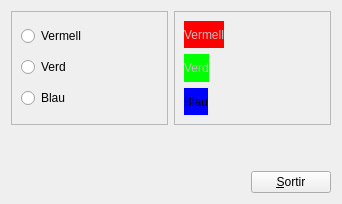
<?xml version="1.0" encoding="UTF-8"?>
<ui version="4.0">
 <class>MyForm</class>
 <widget class="QWidget" name="MyForm">
  <property name="geometry">
   <rect>
    <x>0</x>
    <y>0</y>
    <width>342</width>
    <height>204</height>
   </rect>
  </property>
  <property name="windowTitle">
   <string>Form</string>
  </property>
  <layout class="QVBoxLayout" name="verticalLayout_5">
   <item>
    <layout class="QVBoxLayout" name="verticalLayout_4">
     <item>
      <layout class="QVBoxLayout" name="verticalLayout_3">
       <item>
        <layout class="QHBoxLayout" name="horizontalLayout_2">
         <item>
          <widget class="QFrame" name="frame">
           <property name="frameShape">
            <enum>QFrame::StyledPanel</enum>
           </property>
           <property name="frameShadow">
            <enum>QFrame::Raised</enum>
           </property>
           <layout class="QVBoxLayout" name="verticalLayout">
            <item>
             <widget class="QRadioButton" name="Vermell">
              <property name="text">
               <string>Vermell</string>
              </property>
             </widget>
            </item>
            <item>
             <widget class="QRadioButton" name="Verd">
              <property name="text">
               <string>Verd</string>
              </property>
             </widget>
            </item>
            <item>
             <widget class="QRadioButton" name="Blau">
              <property name="text">
               <string>Blau</string>
              </property>
             </widget>
            </item>
           </layout>
          </widget>
         </item>
         <item>
          <widget class="QFrame" name="frame_2">
           <property name="frameShape">
            <enum>QFrame::StyledPanel</enum>
           </property>
           <property name="frameShadow">
            <enum>QFrame::Raised</enum>
           </property>
           <layout class="QVBoxLayout" name="verticalLayout_2">
            <item>
             <widget class="QLabel" name="labelVermell">
              <property name="enabled">
               <bool>false</bool>
              </property>
              <property name="sizePolicy">
               <sizepolicy hsizetype="Fixed" vsizetype="Preferred">
                <horstretch>0</horstretch>
                <verstretch>0</verstretch>
               </sizepolicy>
              </property>
              <property name="styleSheet">
               <string notr="true">background-color: rgb(255,0,0);</string>
              </property>
              <property name="text">
               <string>Vermell</string>
              </property>
             </widget>
            </item>
            <item>
             <widget class="QLabel" name="labelVerd">
              <property name="enabled">
               <bool>false</bool>
              </property>
              <property name="sizePolicy">
               <sizepolicy hsizetype="Fixed" vsizetype="Preferred">
                <horstretch>0</horstretch>
                <verstretch>0</verstretch>
               </sizepolicy>
              </property>
              <property name="autoFillBackground">
               <bool>false</bool>
              </property>
              <property name="styleSheet">
               <string notr="true">background-color: rgb(0,255,0);</string>
              </property>
              <property name="text">
               <string>Verd</string>
              </property>
             </widget>
            </item>
            <item>
             <widget class="QLabel" name="labelBlau">
              <property name="sizePolicy">
               <sizepolicy hsizetype="Fixed" vsizetype="Preferred">
                <horstretch>0</horstretch>
                <verstretch>0</verstretch>
               </sizepolicy>
              </property>
              <property name="autoFillBackground">
               <bool>false</bool>
              </property>
              <property name="styleSheet">
               <string notr="true">background-color: blue;</string>
              </property>
              <property name="text">
               <string>Blau</string>
              </property>
             </widget>
            </item>
           </layout>
          </widget>
         </item>
        </layout>
       </item>
       <item>
        <spacer name="verticalSpacer">
         <property name="orientation">
          <enum>Qt::Vertical</enum>
         </property>
         <property name="sizeType">
          <enum>QSizePolicy::Fixed</enum>
         </property>
         <property name="sizeHint" stdset="0">
          <size>
           <width>20</width>
           <height>40</height>
          </size>
         </property>
        </spacer>
       </item>
      </layout>
     </item>
     <item>
      <layout class="QHBoxLayout" name="horizontalLayout">
       <item>
        <spacer name="horizontalSpacer">
         <property name="orientation">
          <enum>Qt::Horizontal</enum>
         </property>
         <property name="sizeHint" stdset="0">
          <size>
           <width>40</width>
           <height>20</height>
          </size>
         </property>
        </spacer>
       </item>
       <item>
        <widget class="QPushButton" name="pushButton">
         <property name="text">
          <string>&amp;Sortir</string>
         </property>
        </widget>
       </item>
      </layout>
     </item>
    </layout>
   </item>
  </layout>
 </widget>
 <resources/>
 <connections>
  <connection>
   <sender>pushButton</sender>
   <signal>clicked()</signal>
   <receiver>MyForm</receiver>
   <slot>close()</slot>
   <hints>
    <hint type="sourcelabel">
     <x>290</x>
     <y>180</y>
    </hint>
    <hint type="destinationlabel">
     <x>170</x>
     <y>101</y>
    </hint>
   </hints>
  </connection>
  <connection>
   <sender>Vermell</sender>
   <signal>clicked(bool)</signal>
   <receiver>labelVermell</receiver>
   <slot>setEnabled(bool)</slot>
   <hints>
    <hint type="sourcelabel">
     <x>74</x>
     <y>36</y>
    </hint>
    <hint type="destinationlabel">
     <x>210</x>
     <y>33</y>
    </hint>
   </hints>
  </connection>
  <connection>
   <sender>Verd</sender>
   <signal>clicked(bool)</signal>
   <receiver>labelVerd</receiver>
   <slot>setEnabled(bool)</slot>
   <hints>
    <hint type="sourcelabel">
     <x>73</x>
     <y>65</y>
    </hint>
    <hint type="destinationlabel">
     <x>191</x>
     <y>67</y>
    </hint>
   </hints>
  </connection>
  <connection>
   <sender>Blau</sender>
   <signal>clicked(bool)</signal>
   <receiver>labelBlau</receiver>
   <slot>setEnabled(bool)</slot>
   <hints>
    <hint type="sourcelabel">
     <x>73</x>
     <y>90</y>
    </hint>
    <hint type="destinationlabel">
     <x>191</x>
     <y>90</y>
    </hint>
   </hints>
  </connection>
  <connection>
   <sender>Vermell</sender>
   <signal>clicked(bool)</signal>
   <receiver>labelBlau</receiver>
   <slot>setDisabled(bool)</slot>
   <hints>
    <hint type="sourcelabel">
     <x>89</x>
     <y>33</y>
    </hint>
    <hint type="destinationlabel">
     <x>199</x>
     <y>91</y>
    </hint>
   </hints>
  </connection>
  <connection>
   <sender>Vermell</sender>
   <signal>clicked(bool)</signal>
   <receiver>labelVerd</receiver>
   <slot>setDisabled(bool)</slot>
   <hints>
    <hint type="sourcelabel">
     <x>89</x>
     <y>33</y>
    </hint>
    <hint type="destinationlabel">
     <x>200</x>
     <y>62</y>
    </hint>
   </hints>
  </connection>
 </connections>
</ui>
